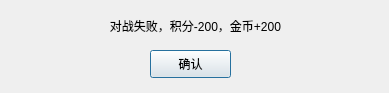
<?xml version="1.0" encoding="UTF-8"?>
<ui version="4.0">
 <class>Dialog</class>
 <widget class="QDialog" name="Dialog">
  <property name="geometry">
   <rect>
    <x>0</x>
    <y>0</y>
    <width>389</width>
    <height>93</height>
   </rect>
  </property>
  <property name="windowTitle">
   <string>Dialog</string>
  </property>
  <widget class="QLabel" name="label">
   <property name="geometry">
    <rect>
     <x>0</x>
     <y>-10</y>
     <width>391</width>
     <height>71</height>
    </rect>
   </property>
   <property name="font">
    <font>
     <pointsize>9</pointsize>
     <strikeout>false</strikeout>
    </font>
   </property>
   <property name="text">
    <string>对战失败，积分-200，金币+200</string>
   </property>
   <property name="alignment">
    <set>Qt::AlignCenter</set>
   </property>
  </widget>
  <widget class="QPushButton" name="pushButton">
   <property name="geometry">
    <rect>
     <x>150</x>
     <y>50</y>
     <width>81</width>
     <height>28</height>
    </rect>
   </property>
   <property name="text">
    <string>确认</string>
   </property>
  </widget>
 </widget>
 <resources/>
 <connections/>
</ui>
